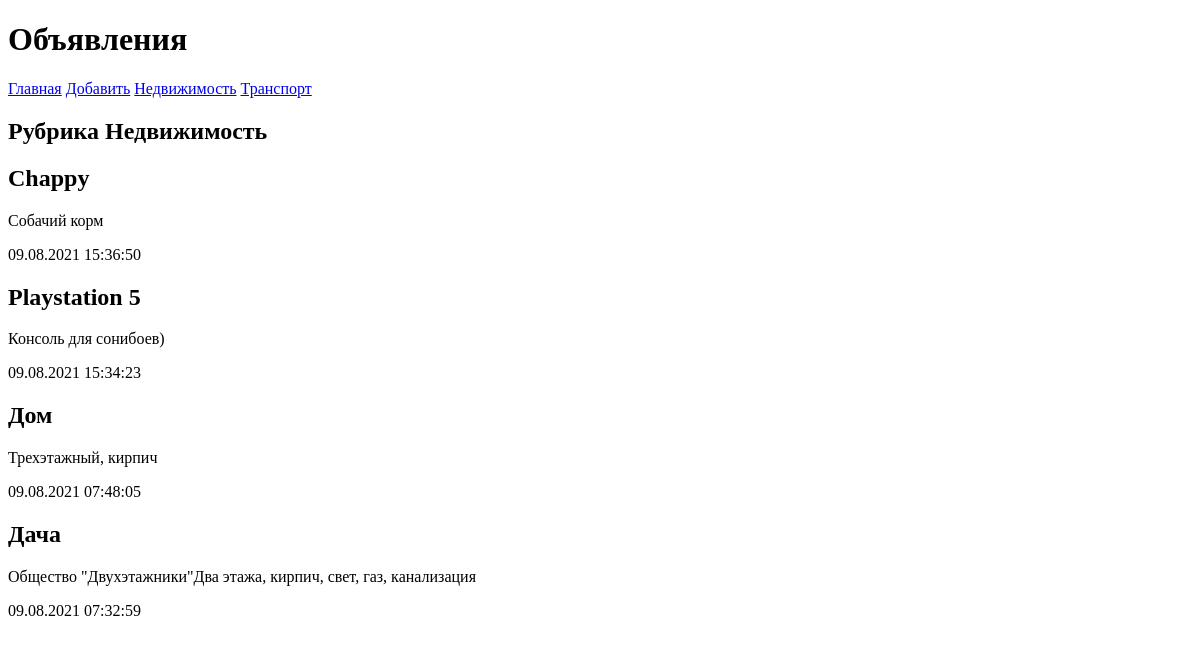
Page /bboard/1/ on the earlier database version.
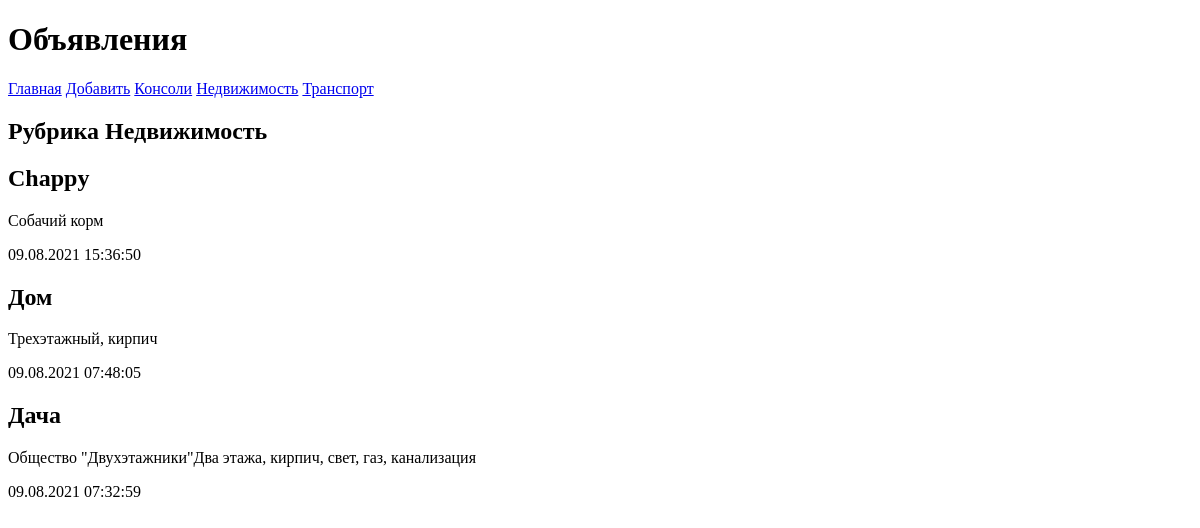
Same page on the later database version.
### bboard/models.py (models this page shows, shortened)
class Rubric(models.Model):
    name = models.CharField(max_length=20, db_index=True, verbose_name='Название')
    class Meta:
        verbose_name = 'Рубрика'
        verbose_name_plural = 'Рубрики'
        ordering = ['name']

class Bb(models.Model):
    title = models.CharField(max_length=50, verbose_name='Товар')
    content = models.TextField(null=True, blank=True, verbose_name='Описание')
    price = models.FloatField(null=True, blank=True, verbose_name='Цена')
    published = models.DateTimeField(auto_now_add=True, db_index=True, verbose_name='Опубликовано')
    rubric = models.ForeignKey('Rubric', null=True, on_delete=models.PROTECT, verbose_name='Рубрика')
    class Meta:
        verbose_name = 'Объявление'
        verbose_name_plural = 'Объявления'
        ordering = ['-published']

### bboard/views.py (the view)
# urls.py: path('<int:rubric_id>/', by_rubric, name='by_rubric'),
def by_rubric(request, rubric_id):
    bbs = Bb.objects.filter(rubric=rubric_id)
    rubrics = Rubric.objects.all()
    current_rubric = Rubric.objects.get(pk=rubric_id)
    context = {'bbs': bbs, 'rubrics': rubrics, 'current_rubric': current_rubric}
    return render(request, 'bboard/by_rubric.html', context)

### bboard/templates/bboard/by_rubric.html (shortened to what this page needs)
{% extends "layout/basic.html" %}
{% block content %}
    <h1>Рубрика {{current_rubric.name}}</h1>
    {% for bb in bbs %}
        <div>
            <h2>{{ bb.title }}</h2>
            <p>{{ bb.content }}</p>
            <p>{{ bb.published|date:"d.m.Y H:i:s" }}</p>
        </div>
    {% endfor %}
{% endblock %}

### bboard/templates/layout/basic.html (shortened to what this page needs)
<!DOCTYPE html>
<html lang="en">
<head>
</head>
<body>
    <header>
        <h1>Объявления</h1>
    </header>
    <nav>
        <a href="{% url 'index' %}">Главная</a>
        <a href="{% url 'add' %}">Добавить</a>
        {% for rubric in rubrics %}
        <a href="{% url 'by_rubric' rubric.pk %}">{{ rubric.name }}</a>
        {% endfor %}
    </nav>
    <section>
        {% block content %}
        {% endblock %}
    </section>
</body>
</html>

Differences in the rows shown:
no longer on this page (row edited): Bb: title "Playstation 5", content "Консоль для сонибоев)", published "09.08.2021 15:34:23"
added Rubric: name "Консоли"
